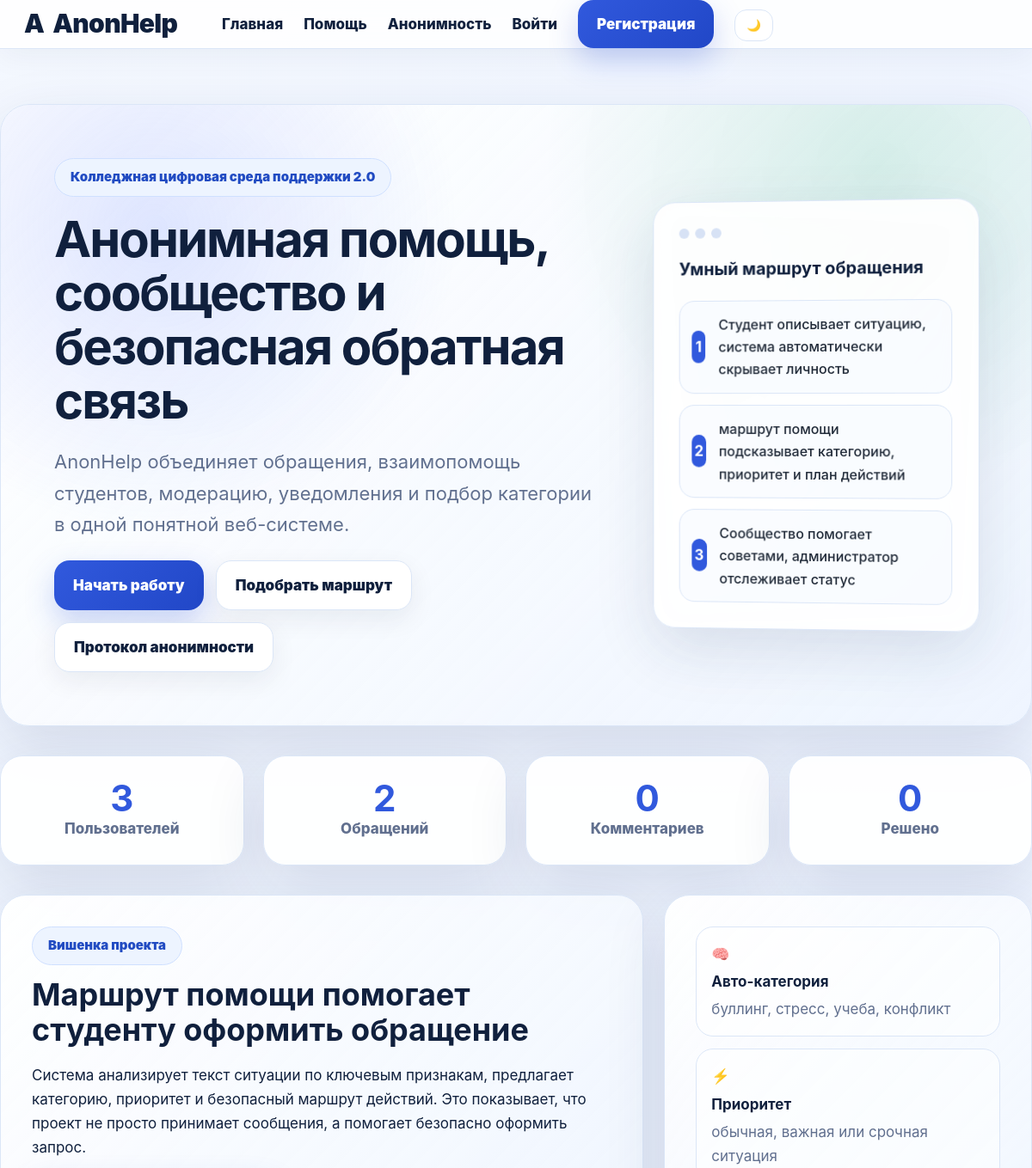
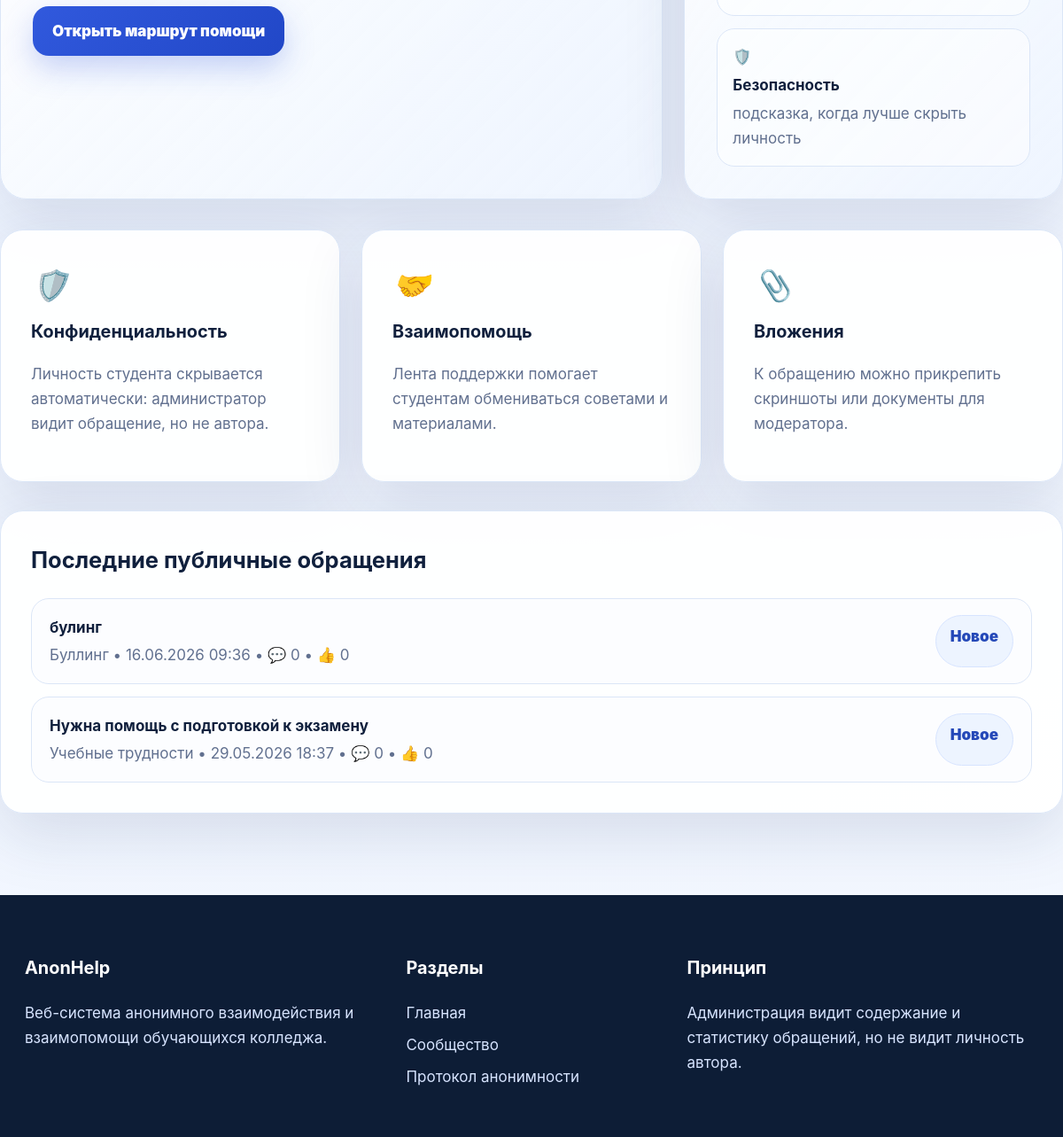
The page / on the database its author committed (2 pictures, top to bottom).
### app.py (models this page shows)
class Appeal(db.Model):
    id = db.Column(db.Integer, primary_key=True)
    title = db.Column(db.String(180), nullable=False)
    category = db.Column(db.String(80), nullable=False)
    message = db.Column(db.Text, nullable=False)
    tags = db.Column(db.String(180), nullable=True)
    is_anonymous = db.Column(db.Boolean, default=True)
    is_public = db.Column(db.Boolean, default=True)
    status = db.Column(db.String(30), default='Новое')
    priority = db.Column(db.String(30), default='Обычная')
    admin_comment = db.Column(db.Text, nullable=True)
    support_count = db.Column(db.Integer, default=0)
    reports_count = db.Column(db.Integer, default=0)
    created_at = db.Column(db.DateTime, default=datetime.utcnow)
    updated_at = db.Column(db.DateTime, default=datetime.utcnow, onupdate=datetime.utcnow)
    user_id = db.Column(db.Integer, db.ForeignKey('user.id'), nullable=True)
    comments = db.relationship('Comment', backref='appeal', lazy=True, cascade='all, delete-orphan')

### app.py (the view)
@app.route('/')
def index():
    stats = {'users': User.query.count(), 'appeals': Appeal.query.count(), 'resolved': Appeal.query.filter_by(status='Решено').count(), 'comments': Comment.query.count()}
    latest = Appeal.query.filter_by(is_public=True).order_by(Appeal.created_at.desc()).limit(5).all()
    return render_template('index.html', stats=stats, latest=latest)

### app.py (called while the page is built)
def current_user():
    uid = session.get('user_id')
    return User.query.get(uid) if uid else None

@app.context_processor
def inject_globals():
    user = current_user()
    unread = Notification.query.filter_by(user_id=user.id, is_read=False).count() if user else 0
    return {'current_user': user, 'categories': CATEGORIES, 'statuses': STATUSES, 'priorities': PRIORITIES, 'unread_count': unread, 'anonymous_label': anonymous_label}

### templates/index.html (shortened to what this page needs)
{% extends 'base.html' %}{% block title %}AnonHelp — Главная{% endblock %}{% block content %}
<section class="hero hero-modern hero-next reveal">
    <div><span class="badge">Колледжная цифровая среда поддержки 2.0</span>
        <h1>Анонимная помощь, сообщество и безопасная обратная связь</h1>
        <p>AnonHelp объединяет обращения, взаимопомощь студентов, модерацию, уведомления и подбор категории в одной
            понятной веб-системе.</p>
        <div class="hero-actions"><a class="btn btn-primary"
                href="{{ url_for('new_appeal') if current_user else url_for('register') }}">Начать работу</a><a
                class="btn btn-secondary" href="{{ url_for('route_helper') }}">Подобрать маршрут</a><a
                class="btn btn-secondary" href="{{ url_for('privacy_protocol') }}">Протокол анонимности</a></div>
    </div>
    <div class="hero-panel glass-card">
        <div class="panel-top"><span></span><span></span><span></span></div>
        <h3>Умный маршрут обращения</h3>
        <div class="steps"><b>1</b>
            <p>Студент описывает ситуацию, система автоматически скрывает личность</p>
        </div>
        <div class="steps"><b>2</b>
            <p>маршрут помощи подсказывает категорию, приоритет и план действий</p>
        </div>
        <div class="steps"><b>3</b>
            <p>Сообщество помогает советами, администратор отслеживает статус</p>
        </div>
    </div>
</section>
<section class="stats reveal">
    <div class="stat-card pulse"><strong>{{ stats.users }}</strong><span>Пользователей</span></div>
    <div class="stat-card pulse"><strong>{{ stats.appeals }}</strong><span>Обращений</span></div>
    <div class="stat-card pulse"><strong>{{ stats.comments }}</strong><span>Комментариев</span></div>
    <div class="stat-card pulse"><strong>{{ stats.resolved }}</strong><span>Решено</span></div>
</section>
<section class="feature-wall reveal">
    <div class="feature-big"><span class="badge">Вишенка проекта</span>
        <h2>Маршрут помощи помогает студенту оформить обращение</h2>
        <p>Система анализирует текст ситуации по ключевым признакам, предлагает категорию, приоритет и безопасный
            маршрут действий. Это показывает, что проект не просто принимает сообщения, а помогает безопасно оформить
            запрос.</p><a class="btn btn-primary" href="{{ url_for('route_helper') }}">Открыть маршрут помощи</a>
    </div>
    <div class="feature-list">
        <div>🧠 <b>Авто-категория</b><span>буллинг, стресс, учеба, конфликт</span></div>
        <div>⚡ <b>Приоритет</b><span>обычная, важная или срочная ситуация</span></div>
        <div>🛡️ <b>Безопасность</b><span>подсказка, когда лучше скрыть личность</span></div>
    </div>
</section>
<section class="cards-grid reveal">
    <article class="info-card"><i class="icon">🛡️</i>
        <h3>Конфиденциальность</h3>
        <p>Личность студента скрывается автоматически: администратор видит обращение, но не автора.</p>
    </article>
    <article class="info-card"><i class="icon">🤝</i>
        <h3>Взаимопомощь</h3>
        <p>Лента поддержки помогает студентам обмениваться советами и материалами.</p>
    </article>
    <article class="info-card"><i class="icon">📎</i>
        <h3>Вложения</h3>
        <p>К обращению можно прикрепить скриншоты или документы для модератора.</p>
    </article>
</section>
<section class="table-card reveal">
    <div class="section-head">
        <h2>Последние публичные обращения</h2>
    </div>
    <div class="simple-list">{% for a in latest %}<a class="simple-item"
            href="{{ url_for('appeal_detail', appeal_id=a.id) if current_user else url_for('login') }}">
            <div><b>{{ a.title }}</b>
                <p>{{ a.category }} • {{ a.created_at.strftime('%d.%m.%Y %H:%M') }} • 💬 {{ a.comments|length }} • 👍 {{
                    a.support_count }}</p>
            </div><span class="status-chip">{{ a.status }}</span>
        </a>{% else %}<div class="empty-state">Пока нет публичных обращений.</div>{% endfor %}</div>
</section>
{% endblock %}

### rows shown on the page
Appeal: title "булинг", category "Буллинг", created_at "16.06.2026 09:36", comments|length "0", support_count "0", status "Новое"
Appeal: title "Нужна помощь с подготовкой к экзамену", category "Учебные трудности", created_at "29.05.2026 18:37", comments|length "0", support_count "0", status "Новое"

### other values the page prints
{{ stats.users }} "3"
{{ stats.appeals }} "2"
{{ stats.comments }} "0"
{{ stats.resolved }} "0"
